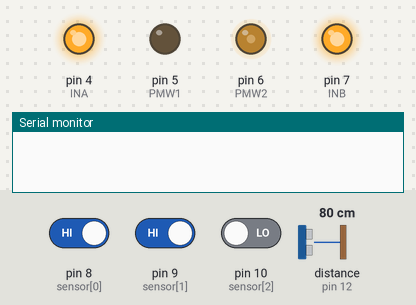
The sketch below on a simulated Arduino Uno, built with avr-gcc and run on an emulated ATmega328P. Parts: output pins drawn as LEDs (lit = HIGH), the last lines printed to the serial monitor. Dashed ring = blinking. Inputs (shaded band) come from the test bench; at power-on: pin 10 (sensor[2]) LOW, distance to the obstacle (sensor on pin 12) 80 cm, pin 9 (sensor[1]) HIGH, pin 8 (sensor[0]) HIGH. The echo pulse lasts 58.3 µs per cm.

Above: at 1.2 s.
1.3 s: pin 10 (sensor[2]) driven HIGH
At 1.51 s:
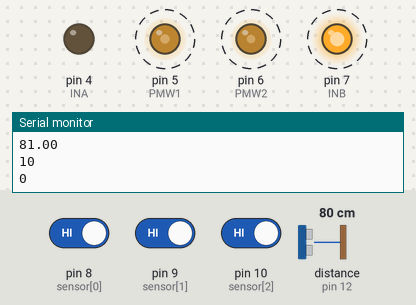
4.3 s: distance to the obstacle (sensor on pin 12) set to 38 cm
7.3 s: distance to the obstacle (sensor on pin 12) set to 32 cm
At 8.6 s:
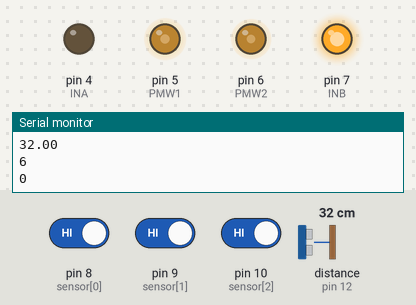
8.9 s: pin 9 (sensor[1]) driven LOW
At 9.3 s:
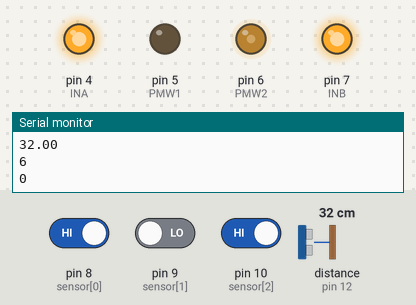
10.4 s: pin 9 (sensor[1]) driven HIGH
At 11.6 s:
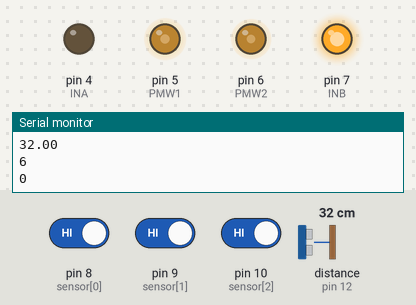
11.9 s: pin 8 (sensor[0]) driven LOW
At 13.1 s:
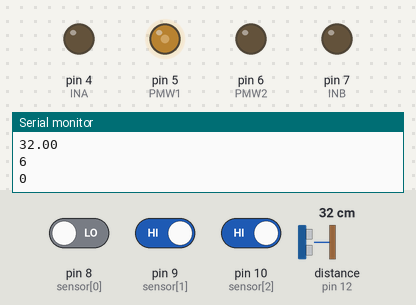
Timing chart, 0 to 14.4 s (numbered marks = the images above; inputs shaded):
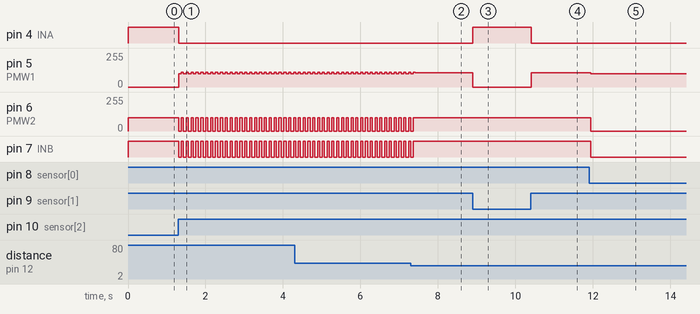

The sketch:

sketch_oct17c.ino
```cpp
const int INA = 4;
const int PMW1 = 5;
const int INB = 7;
const int PMW2 = 6;

bool work = true;
int leftOffset = 0;
int rightOffset = 0;
const int offset = 12;

const int value1 = 100;
const int value2 = 100;

#include <NewPing.h>
#define TRIGGER_PIN  11  // Arduino pin tied to trigger pin on the ultrasonic sensor.
#define ECHO_PIN     12  // Arduino pin tied to echo pin on the ultrasonic sensor.
#define MAX_DISTANCE 200 // Maximum distance we want to ping for (in centimeters). Maximum sensor distance is rated at 400-500cm.
NewPing sonar(TRIGGER_PIN, ECHO_PIN, MAX_DISTANCE);
// sensor pin num

const int sensor[] = {8, 9, 10};
void setup() {
  Serial.begin(9600);
  // put your setup code here, to run once:
  pinMode(INA, OUTPUT);
  pinMode(INB, OUTPUT);


  for (int i = 0; i < 3; ++i) {
    pinMode(sensor[i], INPUT);
  }
}

void loop() {
  // define whether there is something ahead
  work = true;
  /*for (int i = 0; i < 3; ++i) {
    if (digitalRead(sensor[i]) == LOW) {
      work = false;
    }
  }*/
  if (digitalRead(sensor[0]) == LOW) {
   turnBiggerRight();
    turnRight();
  } else if (digitalRead(sensor[2]) == LOW) {
    turnBiggerLeft();
    turnLeft();
  } else if (digitalRead(sensor[1]) == LOW) {
    turnBiggerLeft();
    turnLeft();
  }
  float cm = sonar.ping_cm();
  Serial.println(cm);
  if (cm > 35) {
      //leftOffset = offset;
      //rightOffset = 0;
      // forward();
      int times = 1;
      while (times--) {
        turnBiggerRight();
      }
      leftOffset = 10;
      rightOffset = 0;

  } else if (cm > 20) {
    leftOffset = 6;
    rightOffset = 0;
  } else if (cm > 17) {
    leftOffset = 4;
    rightOffset = 0;
  } else if (cm > 15) {
    leftOffset = 3;
    rightOffset = 0;
  } else if (cm > 13) {
    leftOffset = 2;
    rightOffset = 0;
  } else if (cm < 1) {
      turnLeft();
  } else if (cm < 5) {
    leftOffset = 0;
    rightOffset = 6;
  } else if (cm < 8) {
    leftOffset = 0;
    rightOffset = 4;
  } else if (cm < 10) {
    leftOffset = 0;
    rightOffset = 2;
  } else {
    leftOffset = 0;
    rightOffset = 0;
   }
  Serial.println(leftOffset);
  Serial.println(rightOffset);
  if (work) {
    digitalWrite(INA, LOW);
    digitalWrite(INB, HIGH);
    analogWrite(PMW1, value1 + leftOffset);
    analogWrite(PMW2, value2 + rightOffset);
  } else {
    digitalWrite(INA, LOW);
    digitalWrite(INB, HIGH);
    analogWrite(PMW1, 0);
    analogWrite(PMW2, 0);
  }

  delay(50);
}

void turnLeft() {
  while (digitalRead(sensor[1]) == LOW || digitalRead(sensor[2]) == LOW) {
    digitalWrite(INA,HIGH);
    digitalWrite(INB, HIGH);
    analogWrite(PMW1, 0);
    analogWrite(PMW2, 100);
  }
}

void turnRight() {
  while (digitalRead(sensor[1]) == LOW || digitalRead(sensor[0]) == LOW) {
    digitalWrite(INA, LOW);
    digitalWrite(INB, LOW);
    analogWrite(PMW1, 100);
    analogWrite(PMW2, 0);
  }
}

void turnBiggerRight() {
  digitalWrite(INA, LOW);
    digitalWrite(INB, LOW);
    analogWrite(PMW1, 100);
    analogWrite(PMW2, 0);
    delay(70);
}

void turnBiggerLeft() {
    digitalWrite(INA,HIGH);
    digitalWrite(INB, HIGH);
    analogWrite(PMW1, 0);
    analogWrite(PMW2, 100);
    delay(70);
}

void back() {
    digitalWrite(INA, HIGH);
    digitalWrite(INB, LOW);
    analogWrite(PMW1, value1);
    analogWrite(PMW2, value2);
    delay(20);
}

void forward() {
    digitalWrite(INA, LOW);
    digitalWrite(INB, HIGH);
    analogWrite(PMW1, value1);
    analogWrite(PMW2, value2);
    delay(50);
}
```

Measured:
- the behaviour switches between 36 and 35 cm on distance to the obstacle (sensor on pin 12) (found by bisection; images 1 and 2)
- after the input at 1.3 s, pin 4 (INA): HIGH → LOW at once; pin 5 (PMW1): alternates 110/255 for 0.06 s and 100/255 for 0.07 s, starting at once; pin 6 (PMW2): alternates 100/255 for 0.06 s and 0/255 for 0.07 s, starting at once; pin 7 (INB): alternates HIGH for 0.06 s and LOW for 0.07 s, starting at once
- after the input at 7.3 s, pin 6 (PMW2): goes on until 7.4 s, then stays 100/255; pin 7 (INB): goes on until 7.4 s, then stays HIGH
- after the input at 8.9 s, pin 4 (INA): LOW → HIGH at once; pin 5 (PMW1): 106/255 → 0/255 at once
- after the input at 10.4 s, pin 4 (INA): HIGH → LOW at once; pin 5 (PMW1): 0/255 → 106/255 at once
- after the input at 11.9 s, pin 5 (PMW1): 106/255 → 100/255 at once; pin 6 (PMW2): 100/255 → 0/255 at once; pin 7 (INB): HIGH → LOW at once
